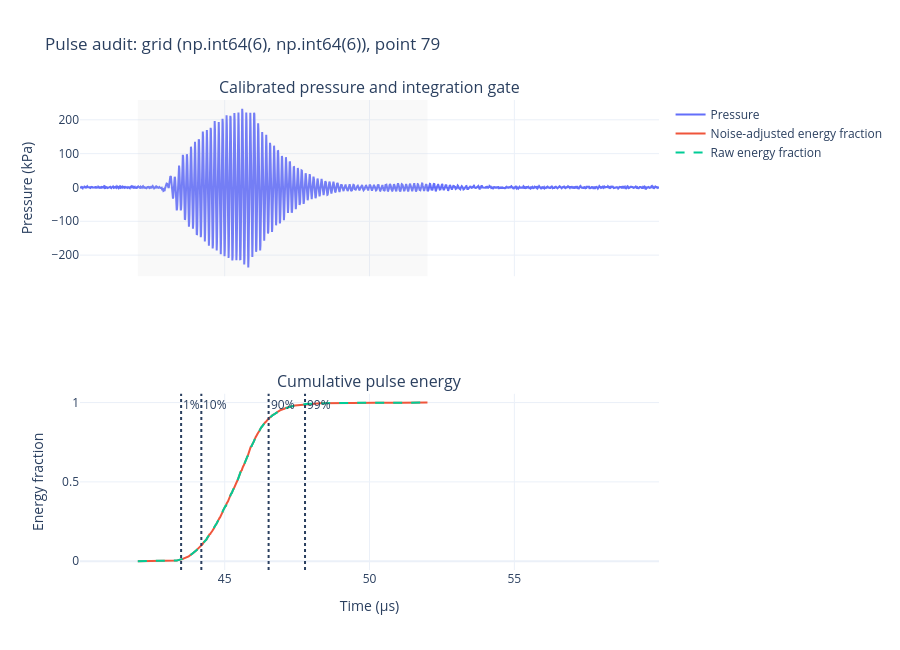

The code cell stored with this chart in its notebook:
### Markdown cell above
## Calculation audit and pulse-gate diagnostic

The former calculation used a highest-energy window of nominal length `no_cycles/f` and divided by that nominal duration. Those values are not equivalent to energy-derived PD and full-pulse PII. The current intensity dropdowns, aperture estimates, and per-point reports all use the cumulative-energy definitions above.

The full-gate default can include background energy in weak off-axis traces. Inspect the pressure waveform and energy curve below at the measured I_PA peak, then adjust `pulse_gate_s` in the intensity settings and rerun all cells. This plot does not automatically declare the pulse complete or estimate noise uncertainty.

The original statistical `energy` map remains ∫p²dt in Pa²·s over the shared trace; it is not acoustic pulse energy in J. Total scan-area energy uses spatially integrated **full-pulse PII** and remains distinct from corrected spatial-peak quantities.

### Code cell
calculation_audit_df = pd.DataFrame([
    {"calculation": "Characteristic impedance", "definition": "rho * c", "unit": "Pa·s/m",
     "value": acoustic_impedance_pa_s_m},
    {"calculation": "Nominal excitation duration", "definition": "no_cycles / f", "unit": "µs",
     "value": nominal_pulse_duration_s * 1e6},
    {"calculation": "Measured PD at I_PA peak", "definition": "1.25 * (t90 - t10)", "unit": "µs",
     "value": pulse_duration_s_map[np.unravel_index(np.nanargmax(pulse_average_intensity_w_m2), pulse_duration_s_map.shape)] * 1e6},
    {"calculation": "Measured I_SPPA", "definition": "max(PII / PD)", "unit": "W/cm²",
     "value": np.nanmax(pulse_average_intensity_w_m2) / 1e4},
    {"calculation": "Measured I_SPTA", "definition": "max(PII * PRF)", "unit": "W/cm²",
     "value": temporal_average_intensity_w_m2.max() / 1e4},
    {"calculation": "Energy through scanned rectangle", "definition": "integral_area(PII_full)", "unit": "J",
     "value": scan_area_pulse_energy_j},
    {"calculation": "Power through scanned rectangle", "definition": "E_scan * PRF", "unit": "W",
     "value": scan_area_time_average_power_w},
])
display(calculation_audit_df.style.format({"value": "{:.6e}"}))

# Consistency checks on the actual data.
assert np.allclose(pii_98_j_m2[np.isfinite(pii_98_j_m2)], 0.98 * pii_full_j_m2[np.isfinite(pii_98_j_m2)])
assert np.allclose(temporal_average_intensity_w_m2, pulse_intensity_integral_j_m2 * prf_hz)
nonzero = (pulse_intensity_integral_j_m2 > 0) & np.isfinite(pulse_duration_s_map)
assert np.allclose(pulse_average_intensity_w_m2[nonzero] * pulse_duration_s_map[nonzero],
                   pulse_intensity_integral_j_m2[nonzero])
assert np.isclose(scan_area_time_average_power_w, scan_area_pulse_energy_j * prf_hz)
assert np.isclose(intensity_correction_factor,
                  aperture_results["sqrt pulse-pressure-squared integral"]["pressure_factor"] ** 2)

# USER SETTING: None selects the I_PA spatial peak; otherwise use (axis1_index, axis2_index).
audit_grid_index = None
index = (np.unravel_index(np.nanargmax(pulse_average_intensity_w_m2), pulse_average_intensity_w_m2.shape)
         if audit_grid_index is None else audit_grid_index)
trace_intensity = instantaneous_intensity_w_m2[index]
gate_start, gate_end = pulse_quantile_maps["gate_start"][index], pulse_quantile_maps["gate_end"][index]
gated_times = np.r_[gate_start, time_s[(time_s > gate_start) & (time_s < gate_end)], gate_end]
gated_intensity = np.interp(gated_times, time_s, trace_intensity)
cumulative = np.r_[0., np.cumsum(0.5 * (gated_intensity[:-1] + gated_intensity[1:]) * np.diff(gated_times))]
raw_normalized_cumulative = cumulative / cumulative[-1] if cumulative[-1] > 0 else cumulative
signed_cumulative = cumulative - (noise_variance_pa2_map[index] / acoustic_impedance_pa_s_m * (gated_times - gate_start) if subtract_noise_energy else 0.)
from scipy.optimize import isotonic_regression
total = max(float(signed_cumulative[-1]), 0.)
projected = np.clip(isotonic_regression(signed_cumulative).x, 0., total)
projected[0], projected[-1] = 0., total
normalized_cumulative = projected / total if total > 0 else np.full_like(projected, np.nan)

from plotly.subplots import make_subplots
audit_fig = make_subplots(rows=2, cols=1, shared_xaxes=True,
                          subplot_titles=("Calibrated pressure and integration gate", "Cumulative pulse energy"))
audit_fig.add_scatter(x=time_s * 1e6, y=pressure_pa[index] / 1000, name="Pressure", row=1, col=1)
audit_fig.add_scatter(x=gated_times * 1e6, y=normalized_cumulative, name="Noise-adjusted energy fraction", row=2, col=1)
audit_fig.add_scatter(x=gated_times * 1e6, y=raw_normalized_cumulative,
                      name="Raw energy fraction", line=dict(dash="dash"), row=2, col=1)
for key, label in [("t01", "1%"), ("t10", "10%"), ("t90", "90%"), ("t99", "99%")]:
    time = pulse_quantile_maps[key][index]
    if np.isfinite(time):
        audit_fig.add_vline(x=time * 1e6, line_dash="dot", annotation_text=label, row=2, col=1)
audit_fig.add_vrect(x0=gate_start * 1e6, x1=gate_end * 1e6, fillcolor="lightgray", opacity=.15,
                    line_width=0, row=1, col=1)
audit_fig.update_yaxes(title_text="Pressure (kPa)", row=1, col=1)
audit_fig.update_yaxes(title_text="Energy fraction", row=2, col=1)
audit_fig.update_xaxes(title_text="Time (µs)", row=2, col=1)
audit_fig.update_layout(title=f"Pulse audit: grid {index}, point {point_id_grid[index]}",
                        template="plotly_white", width=900, height=650)
audit_fig.show()

### Figure 1 — Plotly figure (JSON) as saved in the notebook; plotly's stock layout.template omitted (floating-point values rounded to 4 significant figures; data arrays with more than 128 entries replaced by an {"elided": "..."} marker saying what was removed)
{"data": [{"name": "Pressure", "type": "scatter", "x": {"elided": "2000 float values"}, "xaxis": "x", "y": {"elided": "2000 float values"}, "yaxis": "y"}, {"name": "Noise-adjusted energy fraction", "type": "scatter", "x": {"elided": "1002 float values"}, "xaxis": "x2", "y": {"elided": "1002 float values"}, "yaxis": "y2"}, {"line": {"dash": "dash"}, "name": "Raw energy fraction", "type": "scatter", "x": {"elided": "1002 float values"}, "xaxis": "x2", "y": {"elided": "1002 float values"}, "yaxis": "y2"}], "layout": {"annotations": [{"font": {"size": 16}, "showarrow": false, "text": "Calibrated pressure and integration gate", "x": 0.5, "xanchor": "center", "xref": "paper", "y": 1, "yanchor": "bottom", "yref": "paper"}, {"font": {"size": 16}, "showarrow": false, "text": "Cumulative pulse energy", "x": 0.5, "xanchor": "center", "xref": "paper", "y": 0.375, "yanchor": "bottom", "yref": "paper"}, {"showarrow": false, "text": "1%", "x": 43.49, "xanchor": "left", "xref": "x2", "y": 1, "yanchor": "top", "yref": "y2 domain"}, {"showarrow": false, "text": "10%", "x": 44.19, "xanchor": "left", "xref": "x2", "y": 1, "yanchor": "top", "yref": "y2 domain"}, {"showarrow": false, "text": "90%", "x": 46.52, "xanchor": "left", "xref": "x2", "y": 1, "yanchor": "top", "yref": "y2 domain"}, {"showarrow": false, "text": "99%", "x": 47.77, "xanchor": "left", "xref": "x2", "y": 1, "yanchor": "top", "yref": "y2 domain"}], "height": 650, "shapes": [{"line": {"dash": "dot"}, "type": "line", "x0": 43.49, "x1": 43.49, "xref": "x2", "y0": 0, "y1": 1, "yref": "y2 domain"}, {"line": {"dash": "dot"}, "type": "line", "x0": 44.19, "x1": 44.19, "xref": "x2", "y0": 0, "y1": 1, "yref": "y2 domain"}, {"line": {"dash": "dot"}, "type": "line", "x0": 46.52, "x1": 46.52, "xref": "x2", "y0": 0, "y1": 1, "yref": "y2 domain"}, {"line": {"dash": "dot"}, "type": "line", "x0": 47.77, "x1": 47.77, "xref": "x2", "y0": 0, "y1": 1, "yref": "y2 domain"}, {"fillcolor": "lightgray", "line": {"width": 0}, "opacity": 0.15, "type": "rect", "x0": 42, "x1": 52, "xref": "x", "y0": 0, "y1": 1, "yref": "y domain"}], "title": {"text": "Pulse audit: grid (np.int64(6), np.int64(6)), point 79"}, "width": 900, "xaxis": {"anchor": "y", "domain": [0, 1], "matches": "x2", "showticklabels": false}, "xaxis2": {"anchor": "y2", "domain": [0, 1], "title": {"text": "Time (µs)"}}, "yaxis": {"anchor": "x", "domain": [0.625, 1], "title": {"text": "Pressure (kPa)"}}, "yaxis2": {"anchor": "x2", "domain": [0, 0.375], "title": {"text": "Energy fraction"}}}}
